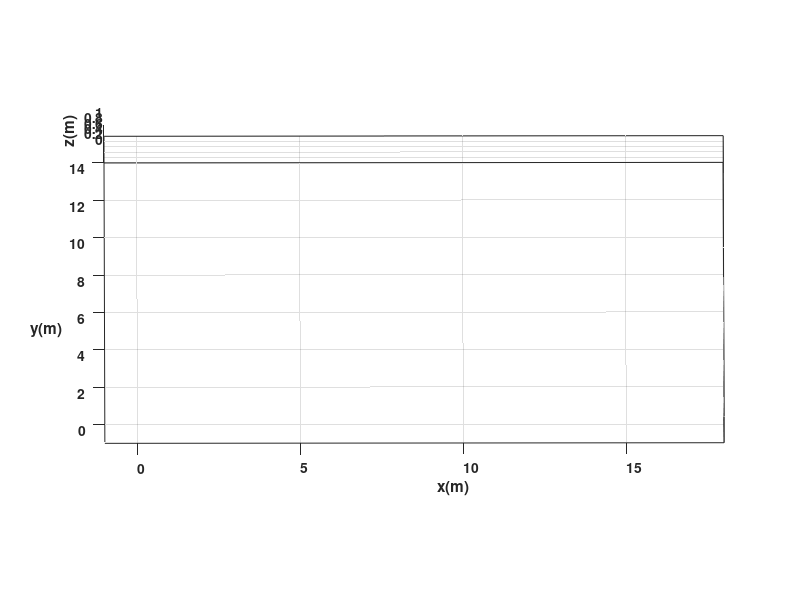

Write the MATLAB code that produced this figure. (Note: this script raises an error after producing the figure.)
%Limpieza de pantalla
clear all
close all
clc
%1 TIEMPO %%%%%%%%%%%%%%%%%%%%%%%%%%%%%%%%%%%%%%%%%%%%%%%%%%%%%%%%
tf=500;             % Tiempo de simulación en segundos (s)
ts=0.1;            % Tiempo de muestreo en segundos (s)
t=0:ts:tf;         % Vector de tiempo
N= length(t);      % Muestras
%2 CONDICIONES INICIALES %%%%%%%%%%%%%%%%%%%%%%%%%%%%%%%%%%%%%%%%%
%Damos valores a nuestro punto inicial de posición y orientación
x1(1)=0;  %Posición inicial eje x
y1(1)=8;  %Posición inicial eje y
phi(1)=pi/2; %Orientación inicial del robot 
%3 POSICION DESEADA %%%%%%%%%%%%%%%%%%%%%%%%%%%%%%%%%%%%%%%%%%%%
% Definimos varias posiciones deseadas (trayectoria de puntos)
% Cada columna es un punto [hxd; hyd]
h_des = [ 0  3  5  5  3  2 2  4  6  8   8  10  14  16  16  15  15  13  13  12  13  11 11 11  9  9  16  16  15  13 11 9 8 8 9 9 6 6 4 3 3 5 5 1 0 0;
         10 13 13 12 10 10 7  9  9  7  11  9    9  11   5  6   8   8   6   6   5   5  6   8  8  6   6   5   4   3  3 4 5 2 2 0 0 4 4 3 2 2 0 0 6 8];
% Inicializamos el índice y asignamos el primer punto deseado
idx_des = 1;
hxd = h_des(1,idx_des);
hyd = h_des(2,idx_des);
% Para avanzar al siguiente punto deseado cuando el error sea suficientemente pequeño,
% definimos un umbral
pos_thresh = 0.3; % metros
%Igualamos el punto de control con las proyecciones X1 y Y1 por su
%coincidencia
hx(1)= x1(1);       % Posición del punto de control en el eje (X) metros (m)
hy(1)= y1(1);       % Posición del punto de control en el eje (Y) metros (m)

% PID
Kp = [0.4 0; 0 0.4];    % Ganancia Proporcional
Ki = [0.0 0; 0 0.0];  % Ganancia Integral 
Kd = [0.001 0; 0 0.001];  % Ganancia Derivativa 
he_int = [0; 0];        % Inicialización de la integral del error
he_prev = [0; 0];       % Inicialización del error previo
% ---------------------------------

%4 CONTROL, BUCLE DE SIMULACION %%%%%%%%%%%%%%%%%%%%%%%%%%%%%%%%
for k=1:N 
    
    % --- Lógica para avanzar al siguiente punto ---
    distancia_actual = sqrt((hxd - hx(k))^2 + (hyd - hy(k))^2);
    if distancia_actual < pos_thresh
        if idx_des < size(h_des, 2) 
            idx_des = idx_des + 1;
            hxd = h_des(1, idx_des);
            hyd = h_des(2, idx_des);
            
            % ---PID ---
            he_int = [0; 0]; 
            % ---------------------------------
        end
    end
    
    %a)Errores de control
    hxe(k)=hxd-hx(k);
    hye(k)=hyd-hy(k);
    
    %Matriz de error
    he= [hxe(k);hye(k)];
    %Magnitud del error de posición
    Error(k)= sqrt(hxe(k)^2 +hye(k)^2);
    %b)Matriz Jacobiana
    J=[cos(phi(k)) -sin(phi(k));... %Matriz de rotación en 2D
       sin(phi(k)) cos(phi(k))];
       
    % ---PID ---
    he_int = he_int + (he * ts);         % Cálculo de término Integral
    he_der = (he - he_prev) / ts;        % Cálculo de término Derivativo
    he_prev = he;                        % Se guarda el error para la siguiente iteración
    % ---------------------------------
       
    %c)Matriz de Ganancias
    %K=[0.5 0;...    
    %   0 0.5];
    %d)Ley de Control
    %qpRef= pinv(J)*K*he; 
    
    % PID 
    qpRef= pinv(J) * (Kp*he + Ki*he_int + Kd*he_der);
    % --------------------------

    v(k)= qpRef(1);   %Velocidad lineal de entrada al robot 
    w(k)= qpRef(2);   %Velocidad angular de entrada al robot 
    %PLICACIÓN DE CONTROL AL ROBOT %%%%%%%%%%%%%%%%%%%%%%%%%%%%%%%%
    %Aplico la integral a la velocidad angular para obtener el angulo "phi" de la orientación
    phi(k+1)=phi(k)+w(k)*ts; % Integral numérica (método de Euler)
           
   %%%%%%%%%%%%%%%%%%%%% MODELO CINEMATICO %%%%%%%%%%%%%%%%%%%%%%%%%
    
    xp1=v(k)*cos(phi(k)); 
    yp1=v(k)*sin(phi(k));
 
    %Aplico la integral a la velocidad lineal para obtener las cordenadas
    %"x1" y "y1" de la posición
    x1(k+1)=x1(k)+ xp1*ts; % Integral numérica (método de Euler)
    y1(k+1)=y1(k)+ yp1*ts; % Integral numérica (método de Euler)
    % Posicion del robot con respecto al punto de control
    hx(k+1)=x1(k+1); 
    hy(k+1)=y1(k+1);
     
end
%%%%%%%%%%%%%%%%%%%%%%%%%%%%% SIMULACION VIRTUAL 3D %%%%%%%%%%%%%%%%%%%%%%%%%%%%
% a) Configuracion de escena
scene=figure;  % Crear figura (Escena)
set(scene,'Color','white'); % Color del fondo de la escena
set(gca,'FontWeight','bold') ;% Negrilla en los ejes y etiquetas
sizeScreen=get(0,'ScreenSize'); % Retorna el tamaño de la pantalla del computador
set(scene,'position',sizeScreen); % Configurar tamaño de la figura
camlight('headlight'); % Luz para la escena
axis equal; % Establece la relación de aspecto para que las unidades de datos sean las mismas en todas las direcciones.
grid on; % Mostrar líneas de cuadrícula en los ejes
box on; % Mostrar contorno de ejes
xlabel('x(m)'); ylabel('y(m)'); zlabel('z(m)'); % Etiqueta de los eje
view([-0.1 35]); % Orientacion de la figura
axis([-1 18 -1 14 0 1]); % Ingresar limites minimos y maximos en los ejes x y z [minX maxX minY maxY minZ maxZ]
% b) Graficar robots en la posicion inicial
scale = 4;
MobileRobot_5;
H1=MobilePlot_4(x1(1),y1(1),phi(1),scale);hold on;
% c) Graficar Trayectorias
H2=plot3(hx(1),hy(1),0,'r','lineWidth',2);
H3=plot3(h_des(1,:),h_des(2,:),zeros(1,size(h_des,2)),'bo','lineWidth',2); %Grafico circulo en posiciones deseadas
H4=plot3(hx(1),hy(1),0,'go','lineWidth',2);%Grafico circulo en posición inicial
% d) Bucle de simulacion de movimiento del robot
step=1; % pasos para simulacion
for k=1:step:N
    delete(H1);    
    delete(H2);
    
    H1=MobilePlot_4(x1(k),y1(k),phi(k),scale);
    H2=plot3(hx(1:k),hy(1:k),zeros(1,k),'r','lineWidth',2);
    
    pause(ts);
end
%%%%%%%%%%%%%%%%%%%%%%%%%%%%% Graficas %%%%%%%%%%%%%%%%%%%%%%%%%%%%
graph=figure;  % Crear figura (Escena)
set(graph,'position',sizeScreen); % Congigurar tamaño de la figura
subplot(311)
plot(t,v,'b','LineWidth',2),grid('on'),xlabel('Tiempo [s]'),ylabel('m/s'),legend('Velocidad Lineal (v)');
subplot(312)
plot(t,w,'g','LineWidth',2),grid('on'),xlabel('Tiempo [s]'),ylabel('[rad/s]'),legend('Velocidad Angular (w)');
subplot(313)
plot(t,Error,'r','LineWidth',2),grid('on'),xlabel('Tiempo [s]'),ylabel('[metros]'),legend('Error de posición (m)');
